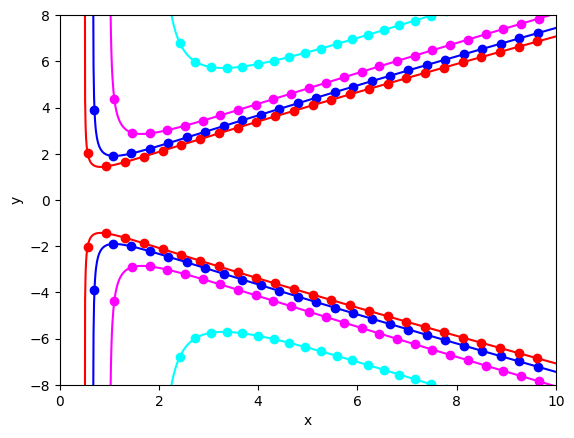

Write the Python code that produced this figure.
# %%
import numpy as np
import matplotlib.pyplot as plt
import scipy.integrate as sc

# y^2 = f(x)
def y2(x, C):
    return 3 * x**2 / (2 * np.log(C * x))

def analytical_solution(xs, C):
    # y^2 values for xs
    y2s = y2(xs, C)  

    # we have an expression for y^2 so we need to visualize two branches
    return (-np.sqrt(y2s), np.sqrt(y2s))

# First problem expressed in the form F(x, y) = y'
def model(y, x):
    return y * (3 * x**2 - y**2 ) / (3 * x**3)

# basicly avoid rendering points near y = 0
def find_points_to_render(ys, threshold):
    points_to_include = 0
    for y in ys:
        if np.abs(y) < threshold or np.isnan(y):
            break
        points_to_include = points_to_include + 1
    return points_to_include

cs = [ 0.5, 1, 1.5, 2 ]
colors = [ 'cyan', 'magenta', 'blue', 'red' ]

offsets = [ 2.1, 1.1, 0.7, 0.56 ]

plt.xlim(0, 10)
plt.ylim(-8, 8)

threshold = 0.01

plt.xlabel("x")
plt.ylabel("y")

for c, color, offset in zip(cs, colors, offsets):
    
    # before plotting make sure we don't include if
    # derivative starts to go haywire (in this case where y = 0)
    x_start, x_end, steps = offset, 10, 1000
    xs = np.linspace(x_start, x_end, steps)

    y0 = np.sqrt(y2(xs[0], c))
    ys2_lower, ys2_upper = sc.odeint(model, -y0, xs), sc.odeint(model, y0, xs)
    N, M = find_points_to_render(ys2_lower, threshold), find_points_to_render(ys2_upper, threshold)

    # plot numerical solution branches
    plt.scatter(xs[:N:40], ys2_lower[:N:40], color=color)
    plt.scatter(xs[:M:40], ys2_upper[:M:40], color=color)

    # plot analytical solution branches
    x_start, x_end, steps = 0, 10, 1000
    xs = np.linspace(x_start, x_end, steps)
    ys1_lower, ys1_upper = analytical_solution(xs, c)
    plt.plot(xs, ys1_lower, color=color)
    plt.plot(xs, ys1_upper, color=color)

# %%
